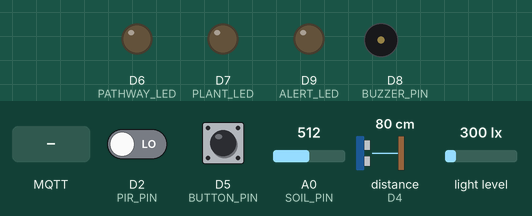
The sketch below on a simulated Arduino Nano 33 IoT. Shown: output pins drawn as LEDs (lit = HIGH), buzzer (waves = sounding). Wiring (inferred from the names in the program): ultrasonic range finder: trigger D3; echo D4. The test bench sets the inputs (shaded band); at power-on: A0 (SOIL_PIN) = 512, D5 (BUTTON_PIN) HIGH, D2 (PIR_PIN) LOW, distance to the obstacle (sensor on D4) 80 cm, light level 300 lx. The echo pulse lasts 58.3 µs per cm; WiFi joins after 1.5 s; servers stay silent unless stated; no MQTT or app messages arrive unless stated; pins used as bus, display or sensor lines are not drawn; what the sketch prints to the serial monitor is not drawn.

Above: at 2.7 s.
2.8 s: A0 (SOIL_PIN) set to 589
4.3 s: A0 (SOIL_PIN) set to 614
At 5.5 s:
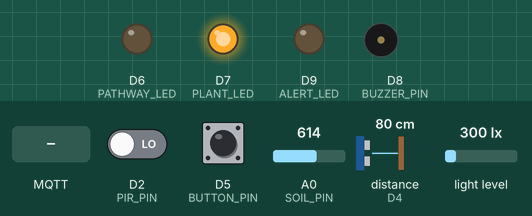
5.8 s: D5 (BUTTON_PIN) pulled LOW for 0.15 s
At 6.5 s:
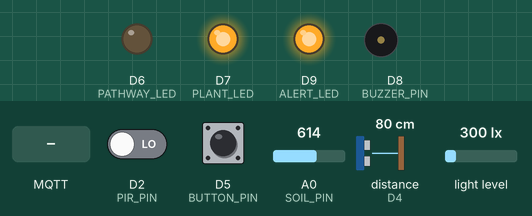
7.6 s: MQTT message "LIGHT_ON" arrives on the first subscribed topic
At 8.8 s:
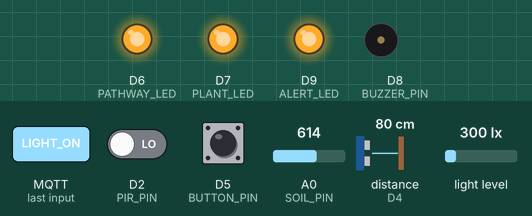
9.1 s: MQTT message "RESET_EMERGENCY" arrives on the first subscribed topic
At 9.6 s:
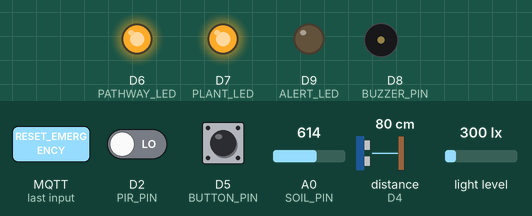
10.6 s: A0 (SOIL_PIN) set to 590
At 11.7 s:
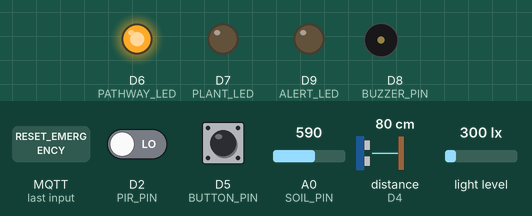
Timing chart, 0 to 13.1 s (numbered marks = the images above; inputs shaded):
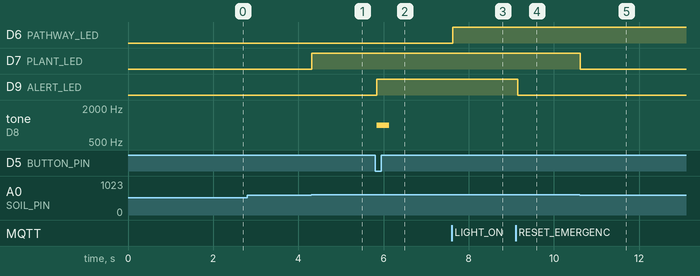

Measured:
- the behaviour switches between 600 and 601 on A0 (SOIL_PIN) (found by bisection; images 0 and 1)
- after the input at 2.8 s, every drawn part: stays the same
- after the input at 4.3 s, D7 (PLANT_LED): LOW → HIGH at once
- after the input at 5.8 s, D9 (ALERT_LED): LOW → HIGH at once; tone on D8 (BUZZER_PIN): silent → 1000 Hz at once, → silent 0.30 s later
- after the input at 7.6 s, D6 (PATHWAY_LED): LOW → HIGH at once
- after the input at 9.1 s, D9 (ALERT_LED): HIGH → LOW after 0.05 s
- after the input at 10.6 s, D7 (PLANT_LED): HIGH → LOW at once

The sketch:

Task_11.1PCDHD.ino
```cpp
#include <Wire.h>
#include <BH1750.h>
#include <WiFiNINA.h>
#include <PubSubClient.h>

// --- Wi-Fi & Raspberry Pi 4 MQTT Broker Settings ---
const char* WIFI_SSID     = "Navpreet";
const char* WIFI_PASSWORD = "NAVPREET";
const char* MQTT_BROKER   = "192.168.137.60";
const int   MQTT_PORT     = 1883;

// --- MQTT Topics ---
const char* TOPIC_TELEMETRY = "assisted_living/telemetry";
const char* TOPIC_COMMAND   = "assisted_living/command";

WiFiClient wifiClient;
PubSubClient mqttClient(wifiClient);
BH1750 lightMeter;

// --- Pin Definitions ---
const int PIR_PIN     = 2;  // D2 - PIR Motion Sensor
const int TRIG_PIN    = 3;  // D3 - Ultrasonic TRIG
const int ECHO_PIN    = 4;  // D4 - Ultrasonic ECHO
const int BUTTON_PIN  = 5;  // D5 - Emergency Push Button
const int PATHWAY_LED = 6;  // D6 - Pathway Night-Light LED
const int PLANT_LED   = 7;  // D7 - Plant Moisture Alert LED
const int BUZZER_PIN  = 8;  // D8 - Buzzer
const int ALERT_LED   = 9;  // D9 - Emergency Alert LED
const int SOIL_PIN    = A0; // A0 - Soil Moisture Sensor

// --- Thresholds & Filters ---
const float DARK_ON_LUX        = 40.0;
const float DARK_OFF_LUX       = 65.0;
const float BED_EXIT_CM        = 20.0;
const int   DRY_SOIL_THRESHOLD = 600;

// --- State & Window Trackers ---
bool isDarkState               = false;
bool emergencyActive           = false;
bool manualNightLightOverride  = false;
bool lastButtonState           = HIGH;
int  ultrasonicHitCount        = 0;
float minDistInWindow          = 999.0;
bool pirSeenInWindow           = false;
unsigned long lastActivityTime = 0;
unsigned long lastPublishTime  = 0;
const unsigned long PUBLISH_INTERVAL = 1500;

void connectWiFi() {
  if (WiFi.status() == WL_CONNECTED) return;
  Serial.print("Connecting to Wi-Fi: ");
  Serial.println(WIFI_SSID);
  while (WiFi.begin(WIFI_SSID, WIFI_PASSWORD) != WL_CONNECTED) {
    delay(1000);
    Serial.print(".");
  }
  Serial.print("\nWi-Fi Connected! Arduino IP: ");
  Serial.println(WiFi.localIP());
}

void onMqttMessage(char* topic, byte* payload, unsigned int length) {
  String msg = "";
  for (unsigned int i = 0; i < length; i++) {
    msg += (char)payload[i];
  }
  Serial.print("Caregiver Command Received: ");
  Serial.println(msg);

  if (msg == "RESET_EMERGENCY") {
    emergencyActive = false;
    digitalWrite(ALERT_LED, LOW);
    noTone(BUZZER_PIN);
  } else if (msg == "LIGHT_ON") {
    manualNightLightOverride = true;
  } else if (msg == "LIGHT_AUTO") {
    manualNightLightOverride = false;
  }
}

void connectMQTT() {
  while (!mqttClient.connected()) {
    Serial.print("Connecting to Raspberry Pi MQTT Broker (192.168.137.60)...");
    if (mqttClient.connect("Nano33IoT_AssistedLiving")) {
      Serial.println(" CONNECTED!");
      mqttClient.subscribe(TOPIC_COMMAND);
    } else {
      Serial.print(" failed, rc=");
      Serial.print(mqttClient.state());
      Serial.println(" retrying in 2s...");
      delay(2000);
    }
  }
}

void setup() {
  Serial.begin(9600);
  Wire.begin();

  pinMode(PIR_PIN, INPUT);
  pinMode(TRIG_PIN, OUTPUT);
  pinMode(ECHO_PIN, INPUT);
  pinMode(BUTTON_PIN, INPUT_PULLUP);

  pinMode(PATHWAY_LED, OUTPUT);
  pinMode(PLANT_LED, OUTPUT);
  pinMode(BUZZER_PIN, OUTPUT);
  pinMode(ALERT_LED, OUTPUT);

  if (!lightMeter.begin(BH1750::CONTINUOUS_HIGH_RES_MODE)) {
    Serial.println("WARNING: BH1750 not detected on A4/A5!");
  }

  connectWiFi();
  mqttClient.setServer(MQTT_BROKER, MQTT_PORT);
  mqttClient.setCallback(onMqttMessage);
  connectMQTT();
}

float getCleanDistance() {
  digitalWrite(TRIG_PIN, LOW);
  delayMicroseconds(4);
  digitalWrite(TRIG_PIN, HIGH);
  delayMicroseconds(10);
  digitalWrite(TRIG_PIN, LOW);

  long duration = pulseIn(ECHO_PIN, HIGH, 25000);
  if (duration == 0) return 999.0;
  float cm = (duration * 0.0343) / 2.0;
  if (cm < 2.5) return 999.0;
  return cm;
}

void loop() {
  if (WiFi.status() != WL_CONNECTED) connectWiFi();
  if (!mqttClient.connected()) connectMQTT();
  mqttClient.loop();

  // 1. Light Sensor (Auto Night-Light + Caregiver Override)
  float lux = lightMeter.readLightLevel();
  if (lux >= 0) {
    if (lux < DARK_ON_LUX) isDarkState = true;
    else if (lux > DARK_OFF_LUX) isDarkState = false;
  }
  bool pathwayOn = (isDarkState || manualNightLightOverride);
  digitalWrite(PATHWAY_LED, pathwayOn ? HIGH : LOW);

  // 2. PIR & Continuous Ultrasonic Tracking
  int motion   = digitalRead(PIR_PIN);
  float distCm = getCleanDistance();

  if (motion == HIGH) pirSeenInWindow = true;
  if (distCm < minDistInWindow) minDistInWindow = distCm;

  if (distCm < BED_EXIT_CM) ultrasonicHitCount++;
  else ultrasonicHitCount = 0;

  if (motion == HIGH || ultrasonicHitCount >= 2) {
    lastActivityTime = millis();
  }
  bool activityDetected = (millis() - lastActivityTime < 4000) && (lastActivityTime > 0);

  // 3. Soil Moisture
  int soilRaw = analogRead(SOIL_PIN);
  bool plantNeedsWater = (soilRaw > DRY_SOIL_THRESHOLD);
  digitalWrite(PLANT_LED, plantNeedsWater ? HIGH : LOW);

  // 4. Emergency Push Button Latch
  bool currentButtonState = digitalRead(BUTTON_PIN);
  if (lastButtonState == HIGH && currentButtonState == LOW) {
    emergencyActive = !emergencyActive;
    digitalWrite(ALERT_LED, emergencyActive ? HIGH : LOW);
    if (emergencyActive) tone(BUZZER_PIN, 1000, 300);
    else noTone(BUZZER_PIN);
  }
  lastButtonState = currentButtonState;

  // 5. Publish JSON Telemetry to Raspberry Pi 4 Every 1.5 Seconds
  if (millis() - lastPublishTime >= PUBLISH_INTERVAL) {
    lastPublishTime = millis();

    String json = "{";
    json += "\"lux\":" + String(lux, 1) + ",";
    json += "\"dark\":" + String(isDarkState ? "true" : "false") + ",";
    json += "\"pathway_led\":" + String(pathwayOn ? "true" : "false") + ",";
    json += "\"pir\":" + String(pirSeenInWindow ? "true" : "false") + ",";
    json += "\"dist\":" + String(minDistInWindow, 1) + ",";
    json += "\"activity\":" + String(activityDetected ? "true" : "false") + ",";
    json += "\"soil\":" + String(soilRaw) + ",";
    json += "\"plant_dry\":" + String(plantNeedsWater ? "true" : "false") + ",";
    json += "\"emergency\":" + String(emergencyActive ? "true" : "false");
    json += "}";

    mqttClient.publish(TOPIC_TELEMETRY, json.c_str());
    Serial.println("Published: " + json);

    minDistInWindow = 999.0;
    pirSeenInWindow = false;
  }

  delay(50);
}
```
